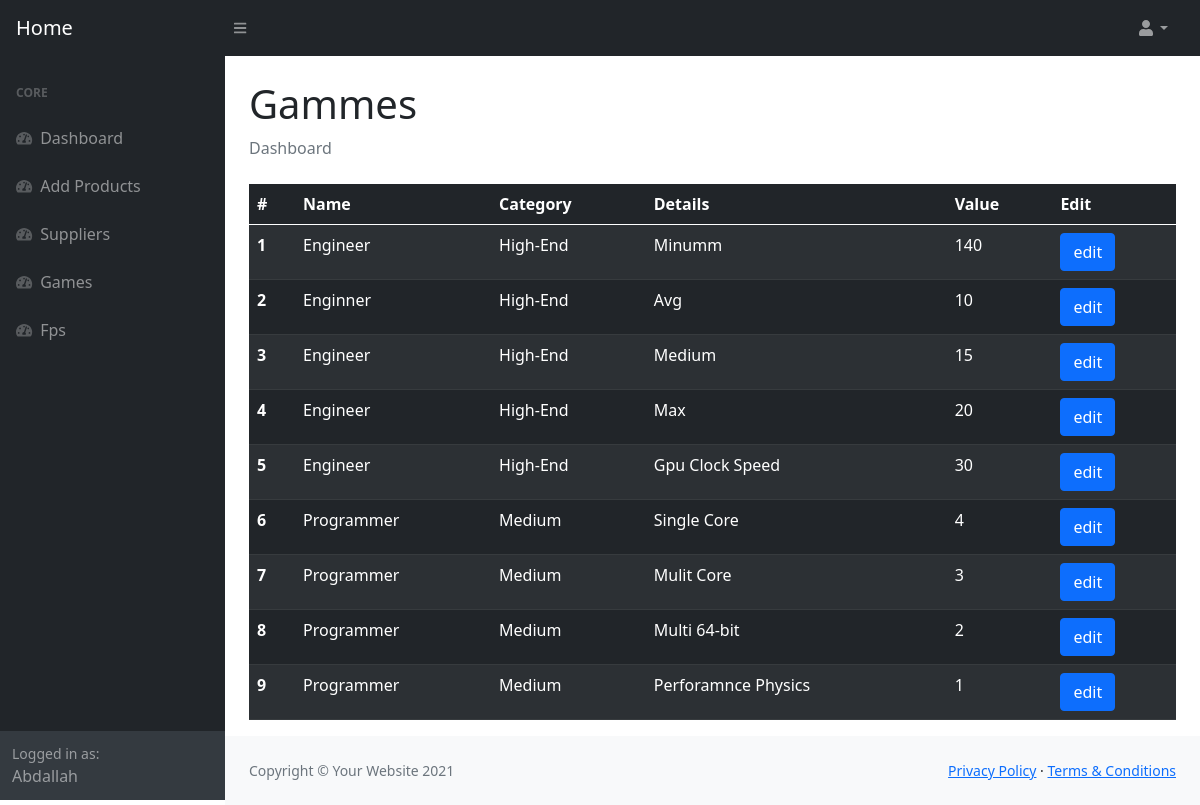
The page /fps/ (signed in) on the database its author committed.
### Tech_Parts/models.py (models this page shows, shortened)
class Fps_Numbers(models.Model):
    category=models.ForeignKey(Category,default=1,on_delete=models.CASCADE)
    name=models.CharField(max_length=100)
    details=models.CharField(max_length=50)
    value=models.PositiveIntegerField(default=0)

class Category(models.Model):
    name=models.CharField(max_length=50)

### Tech_Parts/views.py (the view)
# urls.py: path("fps/",views.fps,name="fps"),
def fps(request):
    if not request.user.is_superuser:
        messages.error(request,"you dont have permission to add products")
        return redirect(reverse("home:home"))
    fps=Fps_Numbers.objects.all()
    context={"fps":fps}
    return render(request,"dashboard/fps.html",context)

### templates/dashboard/fps.html (shortened to what this page needs)
{% load static %}
<!DOCTYPE html>
<html lang="en">
    <head>
        <link href="https://cdn.jsdelivr.net/npm/simple-datatables@latest/dist/style.css" rel="stylesheet" />
        <link href="{% static 'dashboard/css/styles.css'  %}" rel="stylesheet" />
    </head>
    <body class="sb-nav-fixed">
        <nav class="sb-topnav navbar navbar-expand navbar-dark bg-dark">
            <a class="navbar-brand ps-3" href="{% url 'home:home' %}">Home</a>
            <button class="btn btn-link btn-sm order-1 order-lg-0 me-4 me-lg-0" id="sidebarToggle" href="#!"><i class="fas fa-bars"></i></button>
            <ul class="navbar-nav ms-auto ms-md-0 me-3 me-lg-4">
                <li class="nav-item dropdown">
                    <a class="nav-link dropdown-toggle" id="navbarDropdown" href="#" role="button" data-bs-toggle="dropdown" aria-expanded="false"><i class="fas fa-user fa-fw"></i></a>
                </li>
            </ul>
        </nav>
        <div id="layoutSidenav">
            <div id="layoutSidenav_nav">
                <nav class="sb-sidenav accordion sb-sidenav-dark" id="sidenavAccordion">
                    <div class="sb-sidenav-menu">
                        <div class="nav">
                            <div class="sb-sidenav-menu-heading">Core</div>
                            <a class="nav-link" href="{% url 'home:dashboard' %}">
                                <div class="sb-nav-link-icon"><i class="fas fa-tachometer-alt"></i></div>
                                Dashboard
                            </a>
                            <a class="nav-link" href="{% url 'home:add' %}">
                                <div class="sb-nav-link-icon"><i class="fas fa-tachometer-alt"></i></div>
                                Add Products
                            </a>
                            <a class="nav-link" href="{% url 'home:suppliers' %}">
                                <div class="sb-nav-link-icon"><i class="fas fa-tachometer-alt"></i></div>
                                Suppliers
                            </a>
                            <a class="nav-link" href="{% url 'home:gammes' %}">
                                <div class="sb-nav-link-icon"><i class="fas fa-tachometer-alt"></i></div>
                               Games
                            </a>
                              <a class="nav-link" href="{% url 'home:fps' %}">
                                <div class="sb-nav-link-icon"><i class="fas fa-tachometer-alt"></i></div>
                               Fps
                            </a>
                        </div>
                    </div>
                    <div class="sb-sidenav-footer">
                        <div class="small">Logged in as:</div>
                        {{request.user|title}}
                    </div>
                </nav>
            </div>
            <div id="layoutSidenav_content">
                <main>
                    <div class="container-fluid px-4">
                        <h1 class="mt-4">Gammes</h1>
                        <ol class="breadcrumb mb-4">
                            <li class="breadcrumb-item active">Dashboard</li>
                        </ol>
                        <div >
                            <table class="table table-striped table-dark" >
                                <thead>
                                  <tr>
                                    <th scope="col">#</th>
                                    <th scope="col">Name</th>
                                    <th scope="col">Category</th>
                                    <th scope="col">Details</th>
                                    <th scope="col">Value</th>
                                    <th scope="col">Edit</th>
                                  </tr>
                                </thead>
                                <tbody>
                                    {% for i in fps %}
                                  <tr>
                                    <th scope="row">{{forloop.counter}}</th>
                                    <td>{{i.name}}</td>
                                    <td>{{i.category.name}}</td>
                                    <td>{{i.details}}</td>
                                    <td>{{i.value}}</td>
                                    <td> <a href="{% url 'home:fps_edit' id=i.id %}" type="button" class="btn btn-primary">
                                       edit
                                       </a></td>
                                  </tr>
                                  {% endfor %}
                                </tbody>
                              </table>
                        </div>
                    </div>
                </main>
                <footer class="py-4 bg-light mt-auto">
                    <div class="container-fluid px-4">
                        <div class="d-flex align-items-center justify-content-between small">
                            <div class="text-muted">Copyright &copy; Your Website 2021</div>
                            <div>
                                <a href="#">Privacy Policy</a>
                                &middot;
                                <a href="#">Terms &amp; Conditions</a>
                            </div>
                        </div>
                    </div>
                </footer>
            </div>
        </div>
    </body>
</html>

### rows shown on the page
Fps_Numbers: name "Engineer", category.name "High-End", details "Minumm", value "140"
Fps_Numbers: name "Enginner", category.name "High-End", details "Avg", value "10"
Fps_Numbers: name "Engineer", category.name "High-End", details "Medium", value "15"
Fps_Numbers: name "Engineer", category.name "High-End", details "Max", value "20"
Fps_Numbers: name "Engineer", category.name "High-End", details "Gpu Clock Speed", value "30"
Fps_Numbers: name "Programmer", category.name "Medium", details "Single Core", value "4"
Fps_Numbers: name "Programmer", category.name "Medium", details "Mulit Core", value "3"
Fps_Numbers: name "Programmer", category.name "Medium", details "Multi 64-bit", value "2"
Fps_Numbers: name "Programmer", category.name "Medium", details "Perforamnce Physics", value "1"

### other values the page prints
{{ request.user|title }} "Abdallah"
